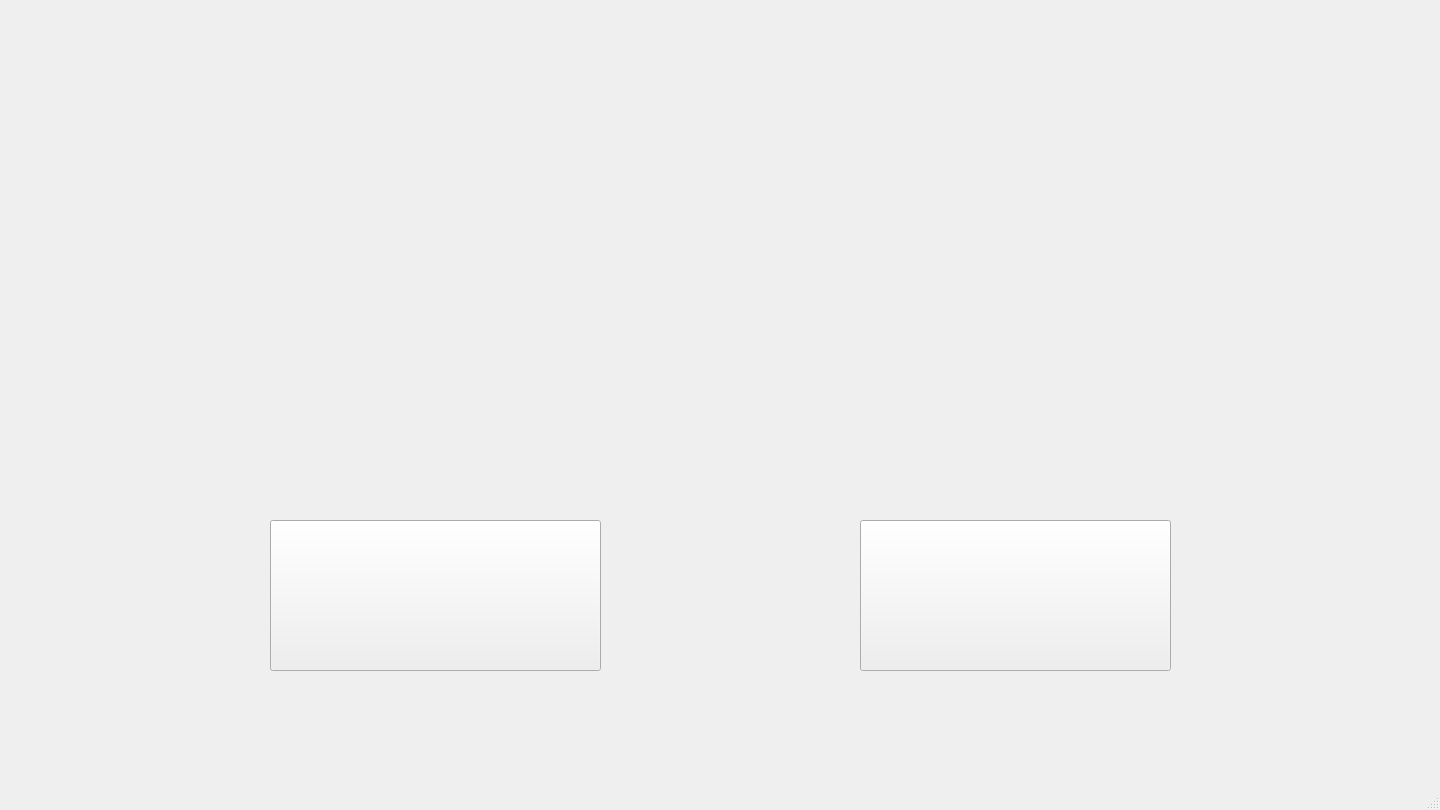
<?xml version="1.0" encoding="UTF-8"?>
<ui version="4.0">
 <class>GameOver</class>
 <widget class="QMainWindow" name="GameOver">
  <property name="geometry">
   <rect>
    <x>0</x>
    <y>0</y>
    <width>1440</width>
    <height>810</height>
   </rect>
  </property>
  <property name="windowTitle">
   <string>坦克大战 by TANK MAKERS</string>
  </property>
  <property name="windowIcon">
   <iconset resource="pic.qrc">
    <normaloff>:/pic/resources/icon.png</normaloff>:/pic/resources/icon.png</iconset>
  </property>
  <property name="styleSheet">
   <string notr="true">background-image: url(:/90Tank/player_tank/WJKADSKL.png);</string>
  </property>
  <widget class="QWidget" name="centralwidget">
   <widget class="QPushButton" name="pushButton">
    <property name="geometry">
     <rect>
      <x>270</x>
      <y>520</y>
      <width>331</width>
      <height>151</height>
     </rect>
    </property>
    <property name="styleSheet">
     <string notr="true">image: url(:/90Tank/player_tank/MENU.png);</string>
    </property>
    <property name="text">
     <string/>
    </property>
   </widget>
   <widget class="QPushButton" name="ReTty">
    <property name="geometry">
     <rect>
      <x>860</x>
      <y>520</y>
      <width>311</width>
      <height>151</height>
     </rect>
    </property>
    <property name="styleSheet">
     <string notr="true">image: url(:/90Tank/player_tank/RESTART(1).png);</string>
    </property>
    <property name="text">
     <string/>
    </property>
   </widget>
  </widget>
  <widget class="QMenuBar" name="menubar">
   <property name="geometry">
    <rect>
     <x>0</x>
     <y>0</y>
     <width>1440</width>
     <height>17</height>
    </rect>
   </property>
  </widget>
  <widget class="QStatusBar" name="statusbar"/>
 </widget>
 <resources>
  <include location="pic.qrc"/>
 </resources>
 <connections/>
</ui>
